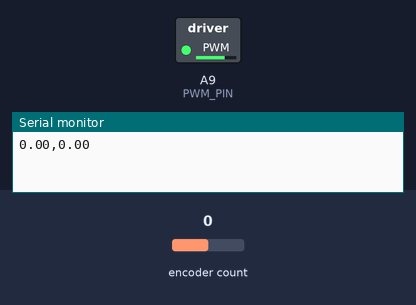
Bench run of a sketch on a simulated Teensy 4. On the bench: switched loads named in the sketch (green lamp = pin HIGH), the last lines printed to the serial monitor. Inputs (shaded band) come from the test bench; at power-on: encoder count 0.

Above: at 0.05 s.
At 0.6 s:
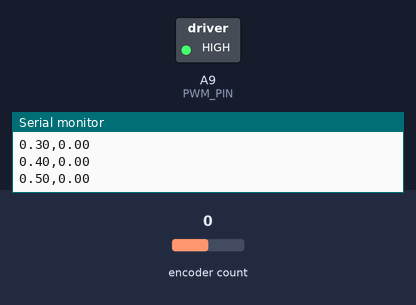
Timing chart, 0 to 2.1 s (numbered marks = the images above):
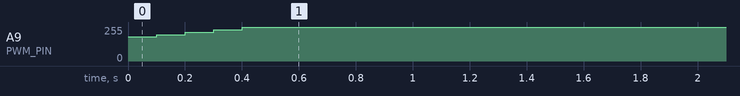

Measured:
- by itself, A9 (PWM_PIN): moves from 0/255 to 255/255 over 0.50 s

The sketch:

PID_Control_DC_Motor.ino
```cpp
#include <Encoder.h>

Encoder myEnc(21, 22);
volatile int32_t lastEncoderValue = 0;
int32_t CPR = 3172;
const int PWM_PIN = 23;
IntervalTimer speedTimer;
float rpm = 0;
float target_rpm = 100;
float kp = 1.8;  // Proportional gain
float ki = 0.18; // Integral gain
float kd = 0.01; // Derivative gain
float integral = 0;
float prev_error = 0;
bool case1=true;
bool case2=true;
unsigned long targetChangeTime = 0;
const unsigned long delayTime = 9000;

void setup() {
  Serial.begin(115200);
  speedTimer.begin(calculateRPM, 100000); // 0.1s
}

void loop() {

  float error = target_rpm - rpm;

  float pid_output = kp * error + ki * integral + kd * (error - prev_error);
  prev_error = error;
  integral += error;

  float pwm_value = constrain(pid_output, 0, 255);

  analogWrite(PWM_PIN, pwm_value);

  // Print RPM and time
  Serial.print(millis()/1000.0); // Print current time in milliseconds
  Serial.print(",");
  Serial.println(rpm); // Print RPM
  if(rpm>100 && case1==true && millis() - targetChangeTime >= delayTime)
        {
          target_rpm=150;
          case1=false;
          targetChangeTime = millis();

        }
        if(rpm>150 && case2==true && millis() - targetChangeTime >= delayTime)
        {
          target_rpm=200;
          case2=false;
          targetChangeTime = millis();
        }

  delay(100);
}

void calculateRPM() {
  int32_t encoderValue = myEnc.read(); // Reads value from the encoder
  int32_t deltaEncoder = encoderValue - lastEncoderValue;
  lastEncoderValue = encoderValue;
  rpm = (float(deltaEncoder) / CPR) * (60.0 / 0.1); // Calculate RPM
}
```
